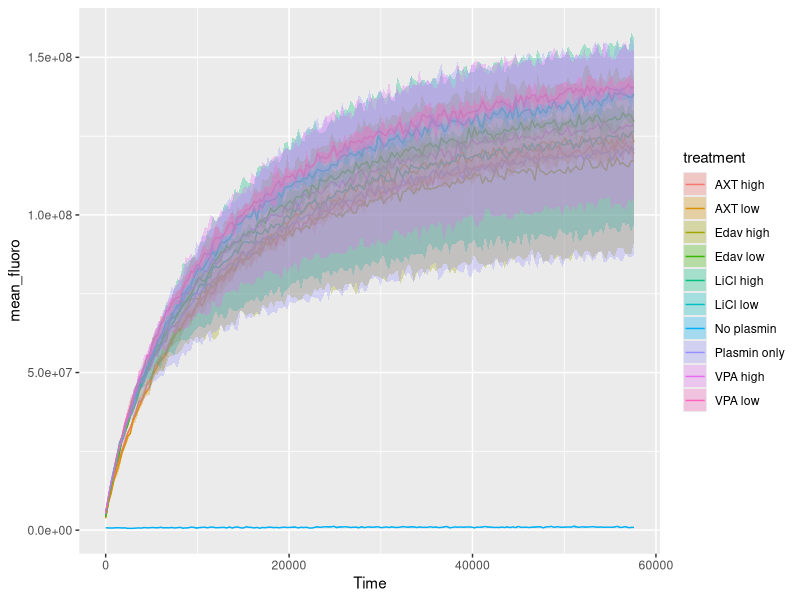
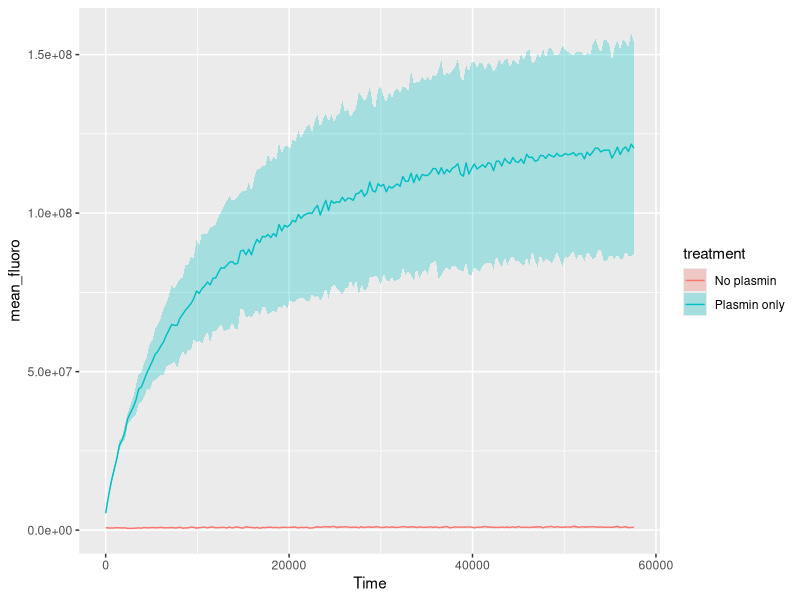
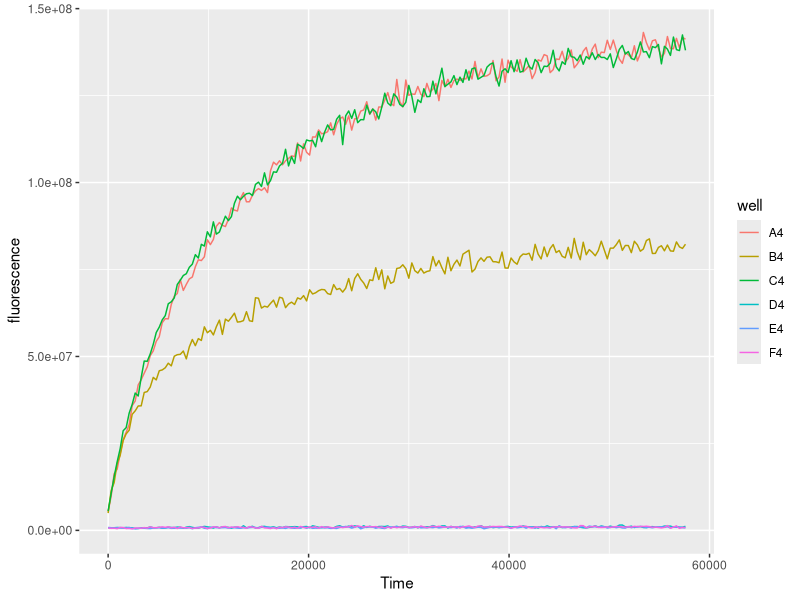
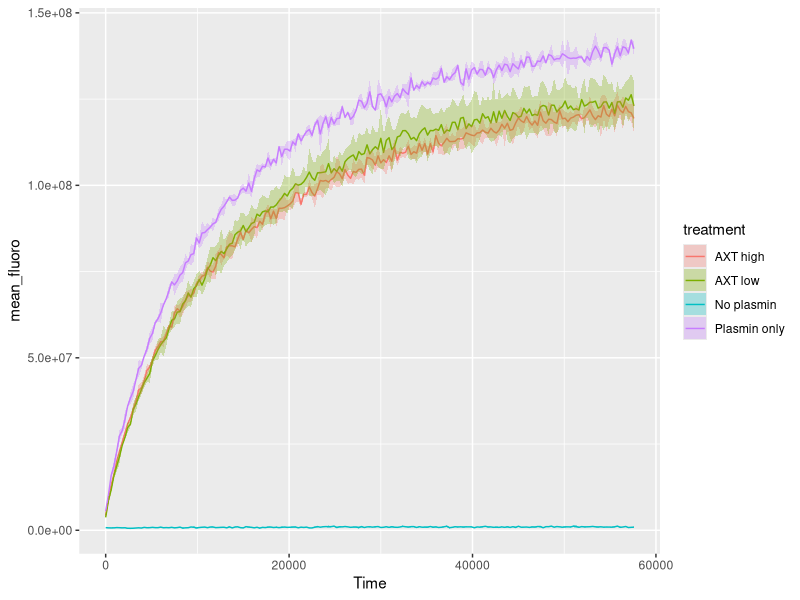
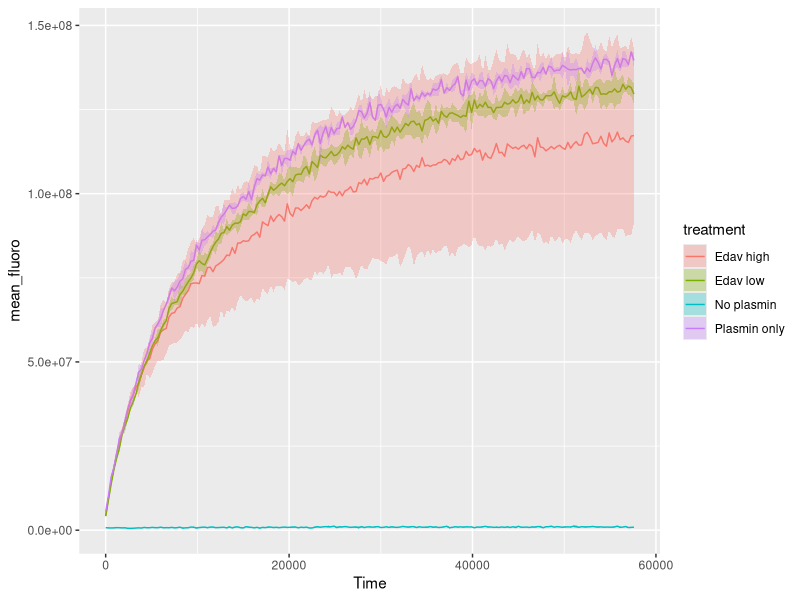
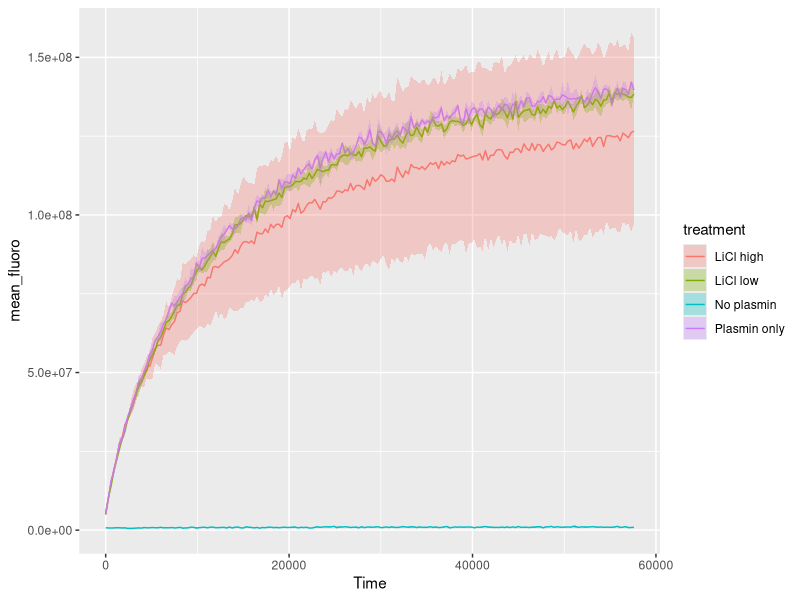
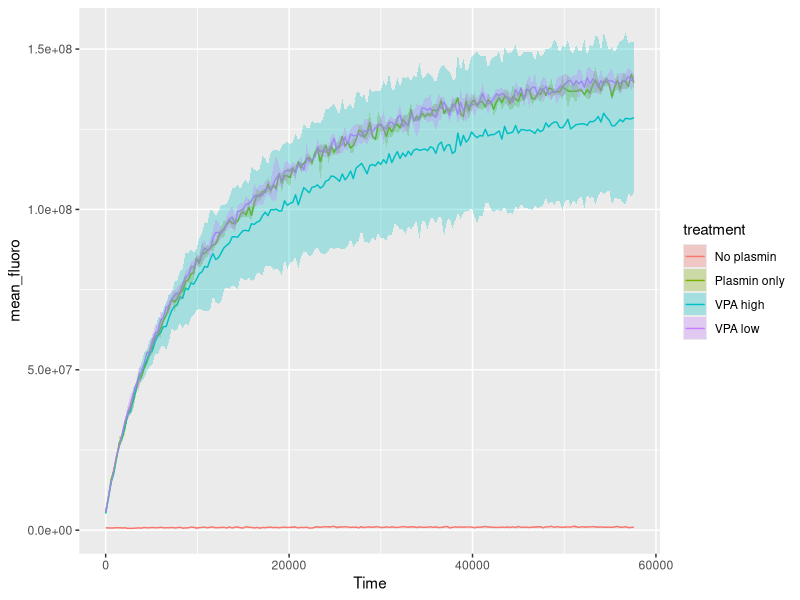

R code for these plots, in order:
library(tidyverse)

newdrugsplasmincleavage1 <- read_csv("Drugscreen_panel_II_badplasmineffect/newdrugsplasmincleavage1.csv")


newdrughit1<- newdrugsplasmincleavage1 %>% as.data.frame() %>% 
  pivot_longer(cols = -`Time`, names_to= "well", values_to= "fluorescence") %>% 
  mutate(treatment=well) #making a copy of the column

newdrughit1$treatment<- recode(newdrughit1$treatment,
                               A1='VPA high', A2='VPA high', A3='VPA high',
                               B1='VPA low', B2='VPA low', B3='VPA low',
                               C1='LiCl high', C2='LiCl high', C3='LiCl high',
                               D1='LiCl low', D2='LiCl low', D3='LiCl low',
                               E1='Edav high', E2='Edav high', E3='Edav high',
                               F1='Edav low', F2='Edav low', F3='Edav low',
                               G1='AXT high', G2='AXT high', G3='AXT high',
                               H1='AXT low', H2='AXT low', H3='AXT low',
                               
                               A4='Plasmin only', B4='Plasmin only', C4='Plasmin only',
                               D4='No plasmin', E4='No plasmin', F4='No plasmin'
                               ) %>% as.factor() 

newdrughit1$Time<-   newdrughit1$Time %>% round()                   

newdrughit1summary <- newdrughit1 %>% group_by(Time, treatment) %>% 
  summarise(mean_fluoro= mean(fluorescence),
            sd_fluoro= sd(fluorescence)) %>% drop_na()


#all
ggplot(newdrughit1summary, 
       aes(y=mean_fluoro, x=Time, fill=treatment))+
  geom_line(aes(colour=treatment))+
  geom_ribbon(aes(
    ymax=mean_fluoro+sd_fluoro, 
    ymin=mean_fluoro-sd_fluoro, fill=treatment),alpha=0.3)


#plasmin
#sem
newdrughit1summary %>% filter(treatment %in% c("Plasmin only","No plasmin")) %>% 
  ggplot(., 
         aes(y=mean_fluoro, x=Time, fill=treatment))+
  geom_line(aes(colour=treatment))+
  geom_ribbon(aes(
    ymax=mean_fluoro+sd_fluoro, 
    ymin=mean_fluoro-sd_fluoro, fill=treatment),alpha=0.3)

#by wells
newdrughit1 %>% filter(treatment %in% c("Plasmin only","No plasmin")) %>% 
  ggplot(., 
         aes(y=fluorescence, x=Time, color=well))+
  geom_line(aes(colour=well))


#AXT
AXT <- newdrughit1 %>% filter(well!="B4") %>% group_by(Time, treatment) %>% 
  summarise(mean_fluoro= mean(fluorescence),
            sd_fluoro= sd(fluorescence)) %>% drop_na() %>%  
  filter(treatment %in% c("Plasmin only","No plasmin", "AXT high", "AXT low")) %>% 
  ggplot(., 
         aes(y=mean_fluoro, x=Time, fill=treatment))+
  geom_line(aes(colour=treatment))+
  geom_ribbon(aes(
    ymax=mean_fluoro+sd_fluoro, 
    ymin=mean_fluoro-sd_fluoro, fill=treatment),alpha=0.3)
AXT
    
# edaravone
newdrughit1 %>% filter(well!="B4") %>% group_by(Time, treatment) %>% 
  summarise(mean_fluoro= mean(fluorescence),
            sd_fluoro= sd(fluorescence)) %>% drop_na() %>%  
  filter(treatment %in% c("Plasmin only","No plasmin", "Edav high", "Edav low")) %>% 
  ggplot(., 
         aes(y=mean_fluoro, x=Time, fill=treatment))+
  geom_line(aes(colour=treatment))+
  geom_ribbon(aes(
    ymax=mean_fluoro+sd_fluoro, 
    ymin=mean_fluoro-sd_fluoro, fill=treatment),alpha=0.3)


# LiCl
newdrughit1 %>% filter(well!="B4") %>% group_by(Time, treatment) %>% 
  summarise(mean_fluoro= mean(fluorescence),
            sd_fluoro= sd(fluorescence)) %>% drop_na() %>%  
  filter(treatment %in% c("Plasmin only","No plasmin", "LiCl high", "LiCl low")) %>% 
  ggplot(., 
         aes(y=mean_fluoro, x=Time, fill=treatment))+
  geom_line(aes(colour=treatment))+
  geom_ribbon(aes(
    ymax=mean_fluoro+sd_fluoro, 
    ymin=mean_fluoro-sd_fluoro, fill=treatment),alpha=0.3)
                          

# VPA
newdrughit1 %>% filter(well!="B4") %>% group_by(Time, treatment) %>% 
  summarise(mean_fluoro= mean(fluorescence),
            sd_fluoro= sd(fluorescence)) %>% drop_na() %>%  
  filter(treatment %in% c("Plasmin only","No plasmin", "VPA high", "VPA low")) %>% 
  ggplot(., 
         aes(y=mean_fluoro, x=Time, fill=treatment))+
  geom_line(aes(colour=treatment))+
  geom_ribbon(aes(
    ymax=mean_fluoro+sd_fluoro, 
    ymin=mean_fluoro-sd_fluoro, fill=treatment),alpha=0.3)



  
